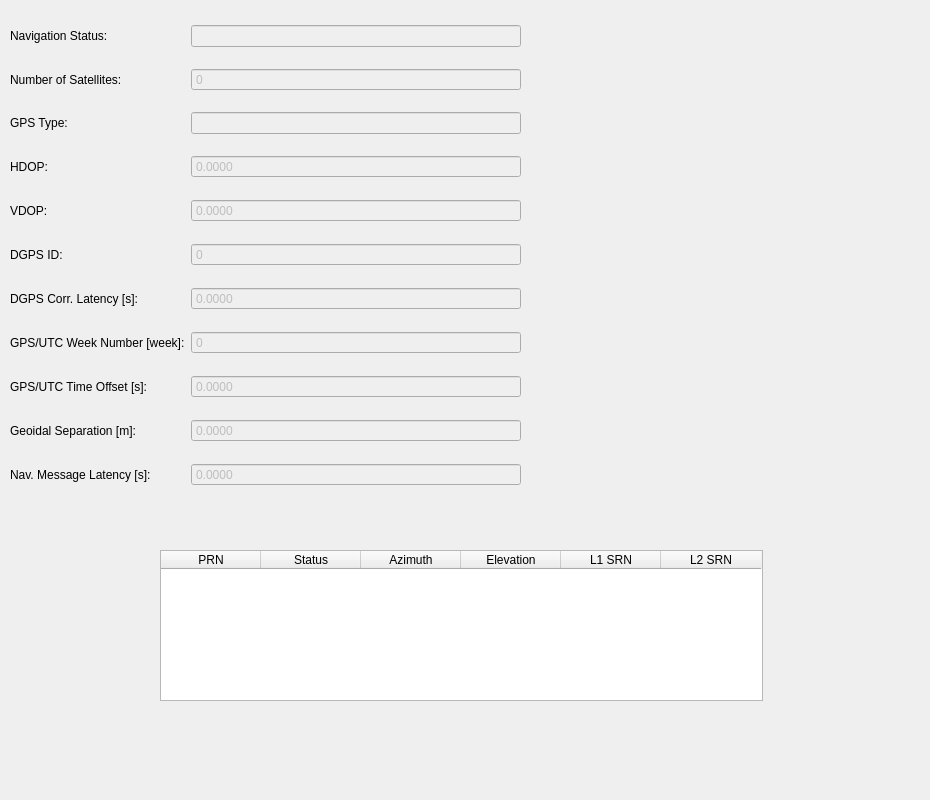
<?xml version="1.0" encoding="UTF-8"?>
<ui version="4.0">
 <class>SecondaryGPSStatusTab</class>
 <widget class="QWidget" name="SecondaryGPSStatusTab">
  <property name="geometry">
   <rect>
    <x>0</x>
    <y>0</y>
    <width>930</width>
    <height>800</height>
   </rect>
  </property>
  <property name="windowTitle">
   <string>Form</string>
  </property>
  <widget class="QWidget" name="gridLayoutWidget_2">
   <property name="geometry">
    <rect>
     <x>10</x>
     <y>10</y>
     <width>511</width>
     <height>501</height>
    </rect>
   </property>
   <layout class="QGridLayout" name="secondaryGPSLayout">
    <item row="1" column="0">
     <widget class="QLabel" name="satSecGPSLabel">
      <property name="text">
       <string>Number of Satellites:</string>
      </property>
     </widget>
    </item>
    <item row="0" column="0">
     <widget class="QLabel" name="navSecGPSLabel">
      <property name="text">
       <string>Navigation Status:</string>
      </property>
     </widget>
    </item>
    <item row="1" column="1">
     <widget class="QSpinBox" name="satSecGPSSpinBox">
      <property name="enabled">
       <bool>false</bool>
      </property>
      <property name="readOnly">
       <bool>true</bool>
      </property>
      <property name="buttonSymbols">
       <enum>QAbstractSpinBox::NoButtons</enum>
      </property>
      <property name="maximum">
       <number>1000000</number>
      </property>
     </widget>
    </item>
    <item row="2" column="0">
     <widget class="QLabel" name="secGPSTypelabel">
      <property name="text">
       <string>GPS Type:</string>
      </property>
     </widget>
    </item>
    <item row="9" column="0">
     <widget class="QLabel" name="geoidalSecGPSLabel">
      <property name="text">
       <string>Geoidal Separation [m]:</string>
      </property>
     </widget>
    </item>
    <item row="9" column="1">
     <widget class="QDoubleSpinBox" name="geoidalSecGPSSpinBox">
      <property name="enabled">
       <bool>false</bool>
      </property>
      <property name="readOnly">
       <bool>true</bool>
      </property>
      <property name="buttonSymbols">
       <enum>QAbstractSpinBox::NoButtons</enum>
      </property>
      <property name="decimals">
       <number>4</number>
      </property>
      <property name="minimum">
       <double>-1000000.000000000000000</double>
      </property>
      <property name="maximum">
       <double>1000000.000000000000000</double>
      </property>
     </widget>
    </item>
    <item row="3" column="0">
     <widget class="QLabel" name="label">
      <property name="text">
       <string>HDOP:</string>
      </property>
     </widget>
    </item>
    <item row="4" column="0">
     <widget class="QLabel" name="label_2">
      <property name="text">
       <string>VDOP:</string>
      </property>
     </widget>
    </item>
    <item row="5" column="0">
     <widget class="QLabel" name="label_3">
      <property name="text">
       <string>DGPS ID:</string>
      </property>
     </widget>
    </item>
    <item row="6" column="0">
     <widget class="QLabel" name="label_4">
      <property name="text">
       <string>DGPS Corr. Latency [s]:</string>
      </property>
     </widget>
    </item>
    <item row="7" column="0">
     <widget class="QLabel" name="label_5">
      <property name="text">
       <string>GPS/UTC Week Number [week]:</string>
      </property>
     </widget>
    </item>
    <item row="8" column="0">
     <widget class="QLabel" name="label_6">
      <property name="text">
       <string>GPS/UTC Time Offset [s]:</string>
      </property>
     </widget>
    </item>
    <item row="10" column="0">
     <widget class="QLabel" name="label_7">
      <property name="text">
       <string>Nav. Message Latency [s]:</string>
      </property>
     </widget>
    </item>
    <item row="3" column="1">
     <widget class="QDoubleSpinBox" name="hdopSpinBox">
      <property name="enabled">
       <bool>false</bool>
      </property>
      <property name="readOnly">
       <bool>true</bool>
      </property>
      <property name="buttonSymbols">
       <enum>QAbstractSpinBox::NoButtons</enum>
      </property>
      <property name="decimals">
       <number>4</number>
      </property>
      <property name="minimum">
       <double>-1000000.000000000000000</double>
      </property>
      <property name="maximum">
       <double>1000000.000000000000000</double>
      </property>
     </widget>
    </item>
    <item row="4" column="1">
     <widget class="QDoubleSpinBox" name="vdopSpinBox">
      <property name="enabled">
       <bool>false</bool>
      </property>
      <property name="readOnly">
       <bool>true</bool>
      </property>
      <property name="buttonSymbols">
       <enum>QAbstractSpinBox::NoButtons</enum>
      </property>
      <property name="decimals">
       <number>4</number>
      </property>
      <property name="minimum">
       <double>-1000000.000000000000000</double>
      </property>
      <property name="maximum">
       <double>1000000.000000000000000</double>
      </property>
     </widget>
    </item>
    <item row="5" column="1">
     <widget class="QSpinBox" name="dgpsIDSpinBox">
      <property name="enabled">
       <bool>false</bool>
      </property>
      <property name="readOnly">
       <bool>true</bool>
      </property>
      <property name="buttonSymbols">
       <enum>QAbstractSpinBox::NoButtons</enum>
      </property>
      <property name="maximum">
       <number>1000000</number>
      </property>
     </widget>
    </item>
    <item row="6" column="1">
     <widget class="QDoubleSpinBox" name="corrLatencySpinBox">
      <property name="enabled">
       <bool>false</bool>
      </property>
      <property name="readOnly">
       <bool>true</bool>
      </property>
      <property name="buttonSymbols">
       <enum>QAbstractSpinBox::NoButtons</enum>
      </property>
      <property name="decimals">
       <number>4</number>
      </property>
      <property name="minimum">
       <double>-100000.000000000000000</double>
      </property>
      <property name="maximum">
       <double>1000000.000000000000000</double>
      </property>
     </widget>
    </item>
    <item row="7" column="1">
     <widget class="QSpinBox" name="weekSpinBox">
      <property name="enabled">
       <bool>false</bool>
      </property>
      <property name="readOnly">
       <bool>true</bool>
      </property>
      <property name="buttonSymbols">
       <enum>QAbstractSpinBox::NoButtons</enum>
      </property>
      <property name="maximum">
       <number>1000000</number>
      </property>
     </widget>
    </item>
    <item row="8" column="1">
     <widget class="QDoubleSpinBox" name="offsetSpinBox">
      <property name="enabled">
       <bool>false</bool>
      </property>
      <property name="readOnly">
       <bool>true</bool>
      </property>
      <property name="buttonSymbols">
       <enum>QAbstractSpinBox::NoButtons</enum>
      </property>
      <property name="decimals">
       <number>4</number>
      </property>
      <property name="minimum">
       <double>-1000000.000000000000000</double>
      </property>
      <property name="maximum">
       <double>1000000.000000000000000</double>
      </property>
     </widget>
    </item>
    <item row="10" column="1">
     <widget class="QDoubleSpinBox" name="navLatencySpinBox">
      <property name="enabled">
       <bool>false</bool>
      </property>
      <property name="readOnly">
       <bool>true</bool>
      </property>
      <property name="buttonSymbols">
       <enum>QAbstractSpinBox::NoButtons</enum>
      </property>
      <property name="decimals">
       <number>4</number>
      </property>
      <property name="minimum">
       <double>-1000000.000000000000000</double>
      </property>
      <property name="maximum">
       <double>1000000.000000000000000</double>
      </property>
     </widget>
    </item>
    <item row="0" column="1">
     <widget class="QLineEdit" name="navSecGPSText">
      <property name="enabled">
       <bool>false</bool>
      </property>
      <property name="readOnly">
       <bool>true</bool>
      </property>
     </widget>
    </item>
    <item row="2" column="1">
     <widget class="QLineEdit" name="secGPSTypeText">
      <property name="enabled">
       <bool>false</bool>
      </property>
     </widget>
    </item>
   </layout>
  </widget>
  <widget class="QTableWidget" name="channelsTable">
   <property name="geometry">
    <rect>
     <x>160</x>
     <y>550</y>
     <width>603</width>
     <height>151</height>
    </rect>
   </property>
   <column>
    <property name="text">
     <string>PRN</string>
    </property>
   </column>
   <column>
    <property name="text">
     <string>Status</string>
    </property>
   </column>
   <column>
    <property name="text">
     <string>Azimuth</string>
    </property>
   </column>
   <column>
    <property name="text">
     <string>Elevation</string>
    </property>
   </column>
   <column>
    <property name="text">
     <string>L1 SRN</string>
    </property>
   </column>
   <column>
    <property name="text">
     <string>L2 SRN</string>
    </property>
   </column>
  </widget>
 </widget>
 <resources/>
 <connections/>
</ui>
